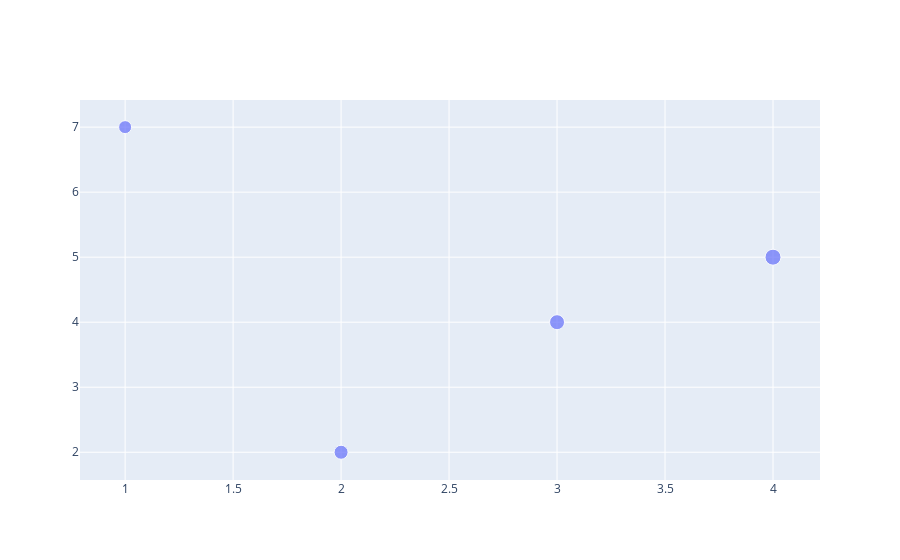

Notebook code for this chart:
### Code cell
fig = go.Figure(go.Scatter(x=x, y=y, mode='markers', marker_size=[13,14,15,16],text=['A','B','C','D']))
fig.show()

### Figure 1 — Plotly figure (JSON) as saved in the notebook; plotly's stock layout.template omitted (floating-point values rounded to 4 significant figures)
{"data": [{"marker": {"size": [13, 14, 15, 16]}, "mode": "markers", "text": ["A", "B", "C", "D"], "type": "scatter", "x": [1, 2, 3, 4], "y": [7, 2, 4, 5]}], "layout": {}}
